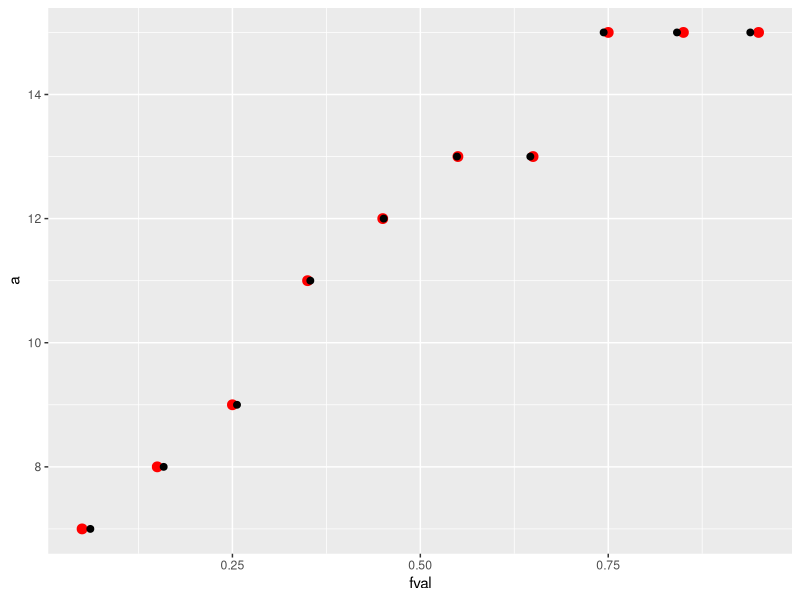
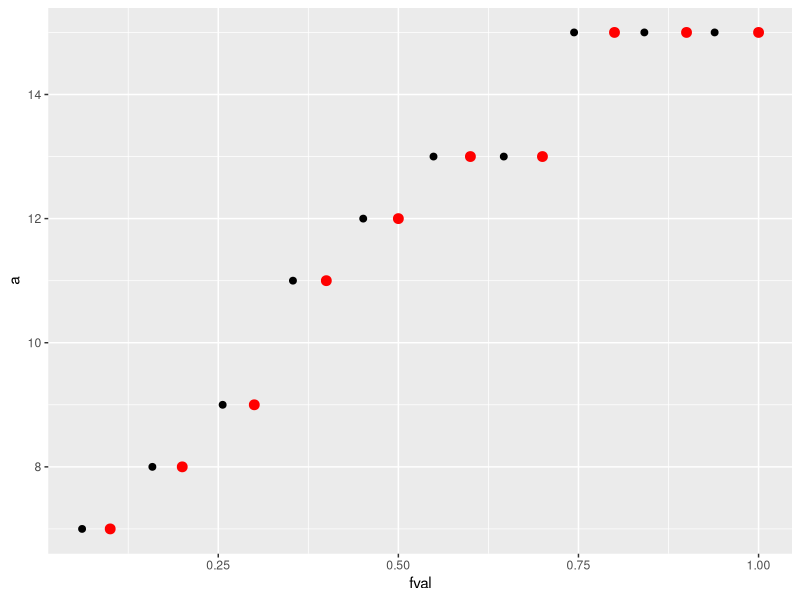
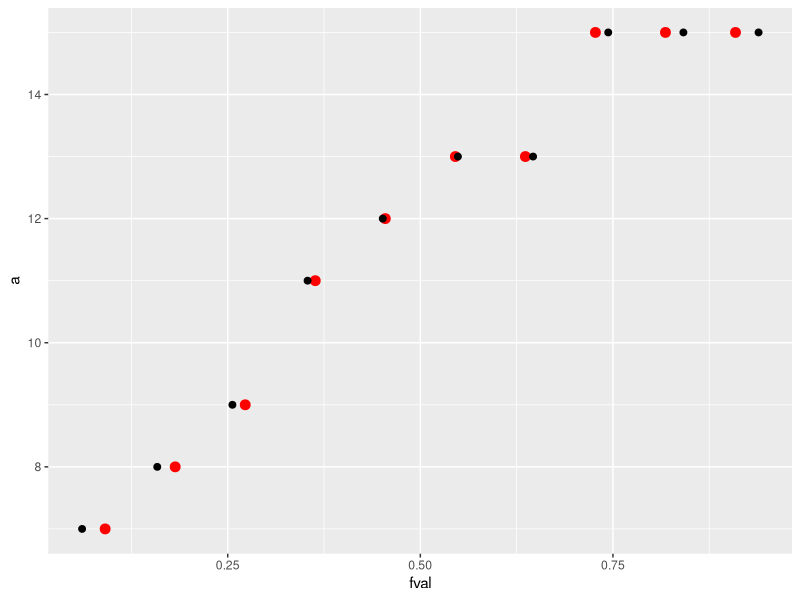
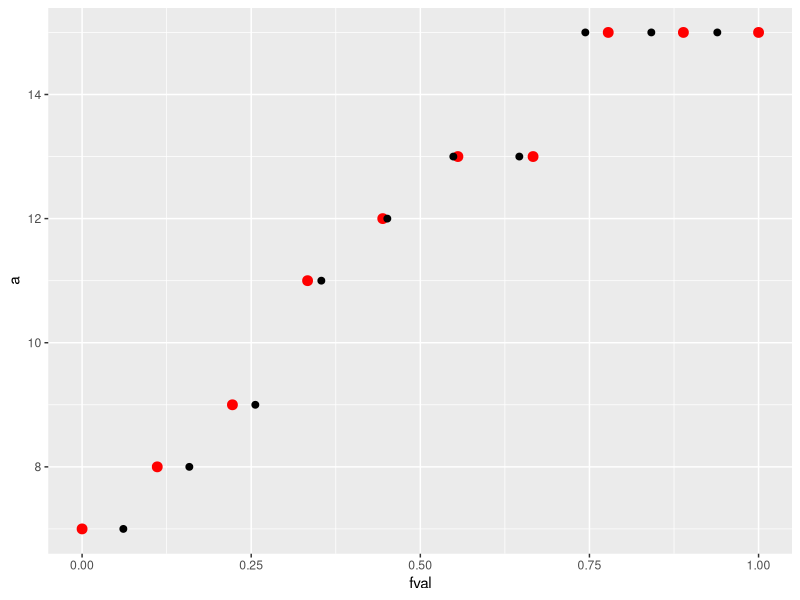
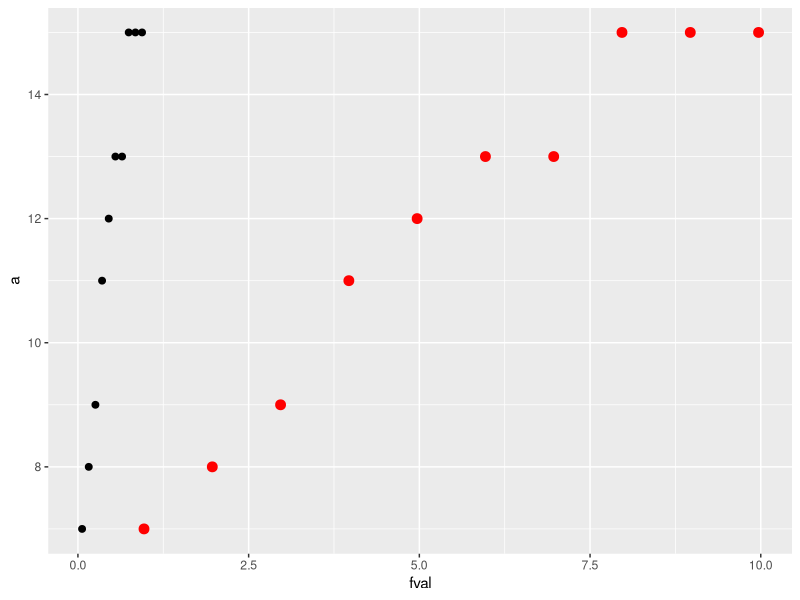
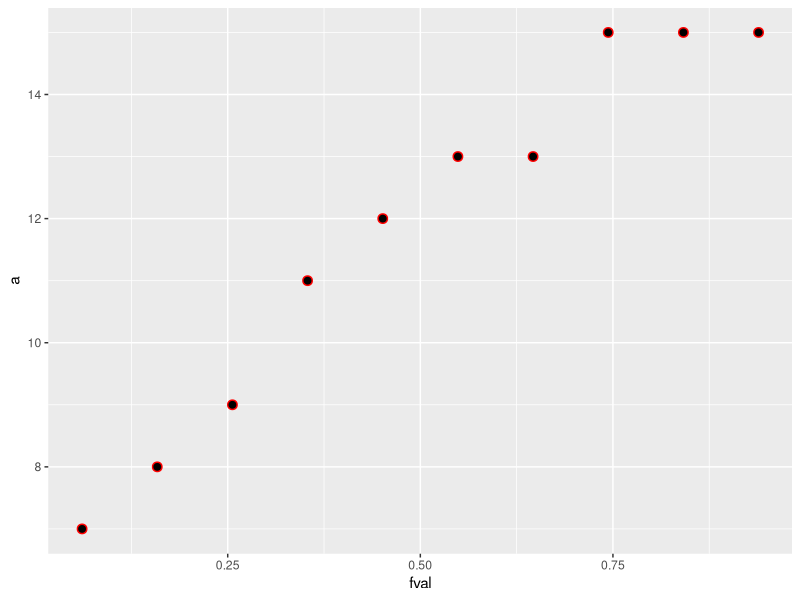

These figures' R source, in order:
## ---- chunk 1
knitr::opts_chunk$set(echo = TRUE)
#global rules for entire markdown
## ---- chunk 2
library(ggplot2)

# Load and prep the data
set.seed(23)
a  <- round(runif(10, 5, 15))
df <- data.frame( a )

#Doing the manual way 
a.o <- sort(a)
i     <- 1 : length(a)          # Create indices
f.val <- (i - 0.5) / length(a)  # Compute the f-value
a.fi  <- data.frame(a.o, f.val) # Create dataframe of sorted values


#Both on same graph 
ggplot() +
  geom_point(data=a.fi, aes(x = f.val, y = a.o),  size = 3, color= "red") + 
  xlab("fval") + ylab("a") +
  aes(sample = df$a) + 
  stat_qq(distribution = qunif, size=2)


## ---- chunk 3

#Method 4
f.val.4 <- (i) / length(a)  # Compute the f-value
a.fi.4  <- data.frame(a.o, f.val.4) # Create dataframe of sorted values

#Plot both on same graph to see if are same 
ggplot() +
geom_point(data=a.fi.4, aes(x = f.val.4, y = a.o),  size = 3, color= "red") + 
xlab("fval") + ylab("a") +
aes(sample = df$a) + 
stat_qq(distribution = qunif, size=2) #not same

#Method 6
f.val.6 <- (i) / (length(a)+1)  # Compute the f-value
a.fi.6  <- data.frame(a.o, f.val.6) # Create dataframe of sorted values

#Plot both on same graph to see if are same 
ggplot() +
geom_point(data=a.fi.6, aes(x = f.val.6, y = a.o),  size = 3, color= "red") + 
xlab("fval") + ylab("a") +
aes(sample = df$a) + 
stat_qq(distribution = qunif, size=2) #not same

#Method 7
f.val.7 <- (i-1) / (length(a)-1)  # Compute the f-value
a.fi.7  <- data.frame(a.o, f.val.7) # Create dataframe of sorted values

#Plot both on same graph to see if are same 
ggplot() +
geom_point(data=a.fi.7, aes(x = f.val.7, y = a.o),  size = 3, color= "red") + 
xlab("fval") + ylab("a") +
aes(sample = df$a) + 
stat_qq(distribution = qunif, size=2) #not same

#Method 8
f.val.8 <- ( i-(1/3) / (length(a) + (1/3) ) ) # Compute the f-value
a.fi.8 <- data.frame(a.o, f.val.8) # Create dataframe of sorted values

#Plot both on same graph to see if are same 
ggplot() +
geom_point(data=a.fi.8, aes(x = f.val.8, y = a.o),  size = 3, color= "red") + 
xlab("fval") + ylab("a") +
aes(sample = df$a) + 
stat_qq(distribution = qunif, size=2) #not same

#Method 9
f.val.9 <- (i-3/8) / (length(a)+.25)  # Compute the f-value
a.fi.9 <- data.frame(a.o, f.val.9) # Create dataframe of sorted values

#Plot both on same graph to see if are same 
ggplot() +
geom_point(data=a.fi.9, aes(x = f.val.9, y = a.o),  size = 3, color= "red") + 
xlab("fval") + ylab("a") +
aes(sample = df$a) + 
stat_qq(distribution = qunif, size=2) #same
